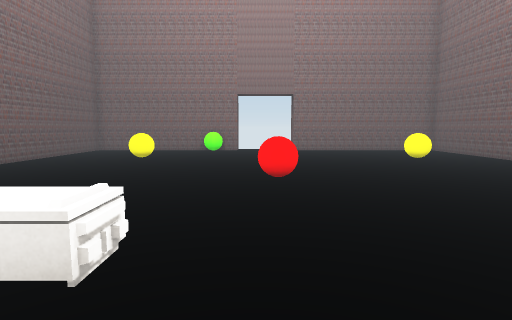
[1] (above)

13 first-person views from a walk through a 3-D level made in the Unity game engine. The camera is 1.2 m above the floor, tilts 6° down and sees 80° across. The floor is counted in squares, 1 m on a side. Each view is taken from the middle of a square. On the plan, view 1 faces up. The plan holds only what a view shows up to about 13 squares ahead; the rest is blank. The player character is not drawn.

[2]
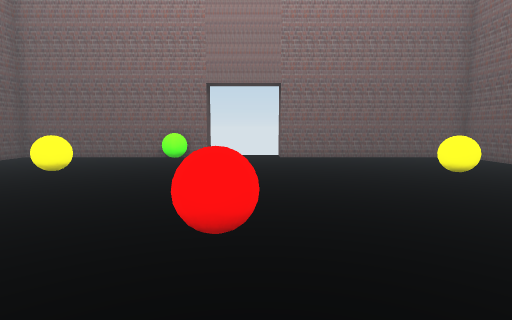

[3]
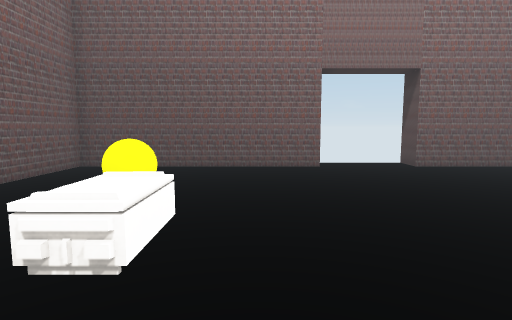

[4]
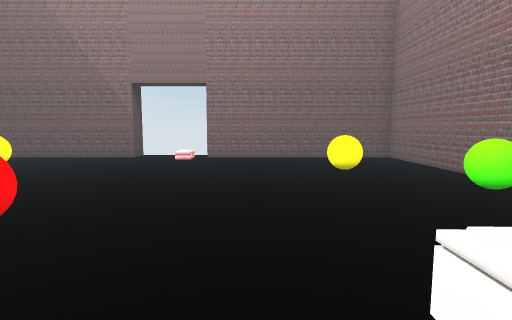

[5]
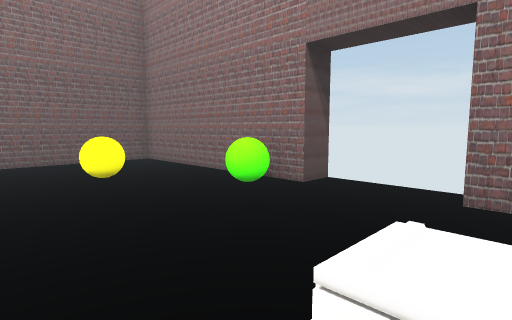

[6]
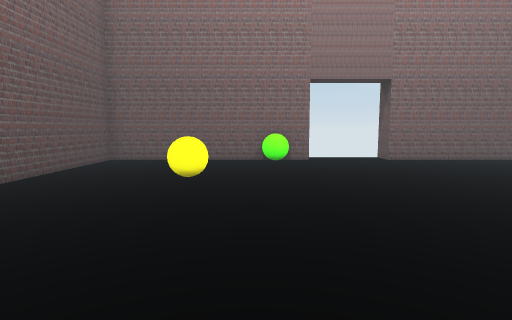

[7]
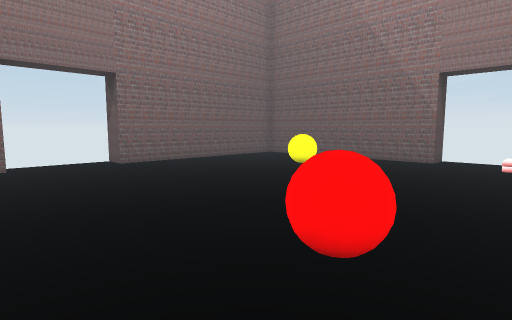

[8]
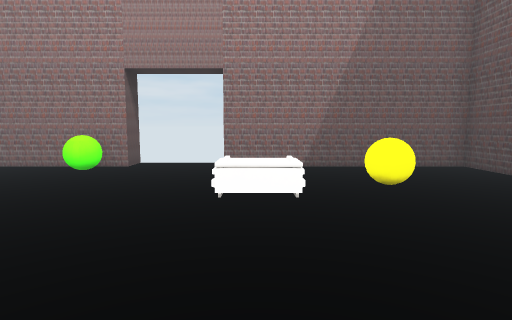

[9]
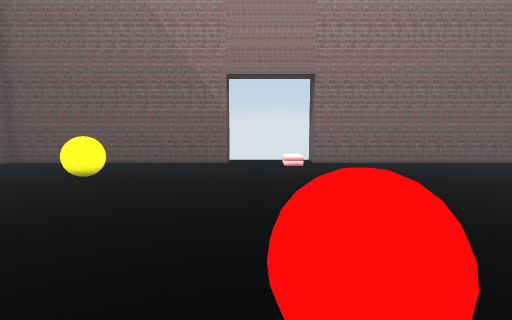

[10]
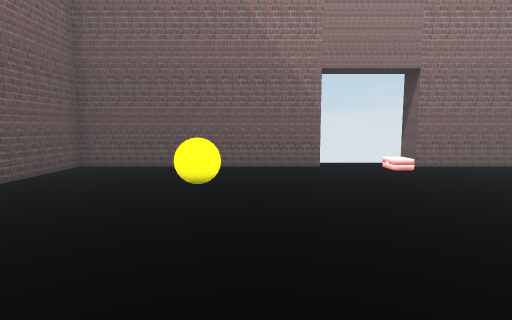

[11]
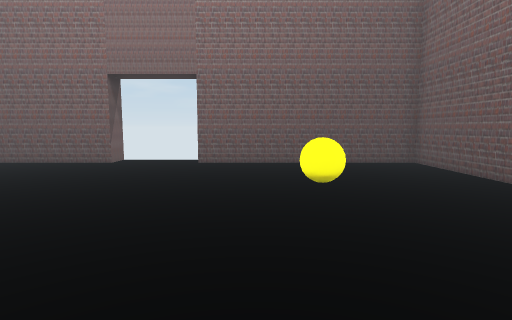

[12]
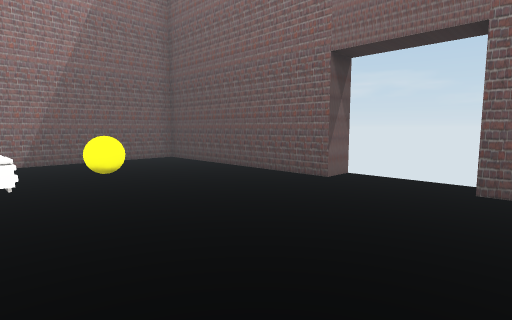

[13]
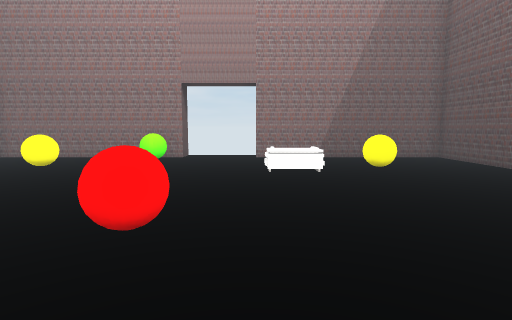

### Floor plan
Key: @ floor where view 1 was taken; # wall or solid block; . floor; = window, fence, low wall or low ledge; O other object.
Columns run from 10 left of view 1 to 11 right of it. Each row starts with its distance up from view 1.
 18             #
 17  #########..#########
 16  #.....==...........#
 15  #..................#
 14  #..................#
 13  #...=...........=..#
 12  #...==.........==..#
 11  #..................#
 10  #..................#
  9 ##..................##
  8  .........==.........
  7  .........==.......O.
  6 ##..................##
  5  #..................#
  4  #..................#
  3  #.....OO...........#
  2  #...=.OO.......=...#
  1  #...=.........==...#
  0  #........@..=......#
 -1  #...........=......#
 -2  #########..#########
 -3             #

Positions as (right, up) in squares from view 1, and headings:
1: (0, 0), facing up
2: (1, 4), facing up
3: (1, 4), facing left
4: (-3, 4), facing right
5: (-2, 4), facing down-right
6: (-3, 5), facing up
7: (-2, 6), facing up-right
8: (-2, 8), facing down
9: (-1, 8), facing right
10: (0, 11), facing right
11: (2, 11), facing left
12: (-2, 10), facing down-left
13: (-1, 11), facing down
